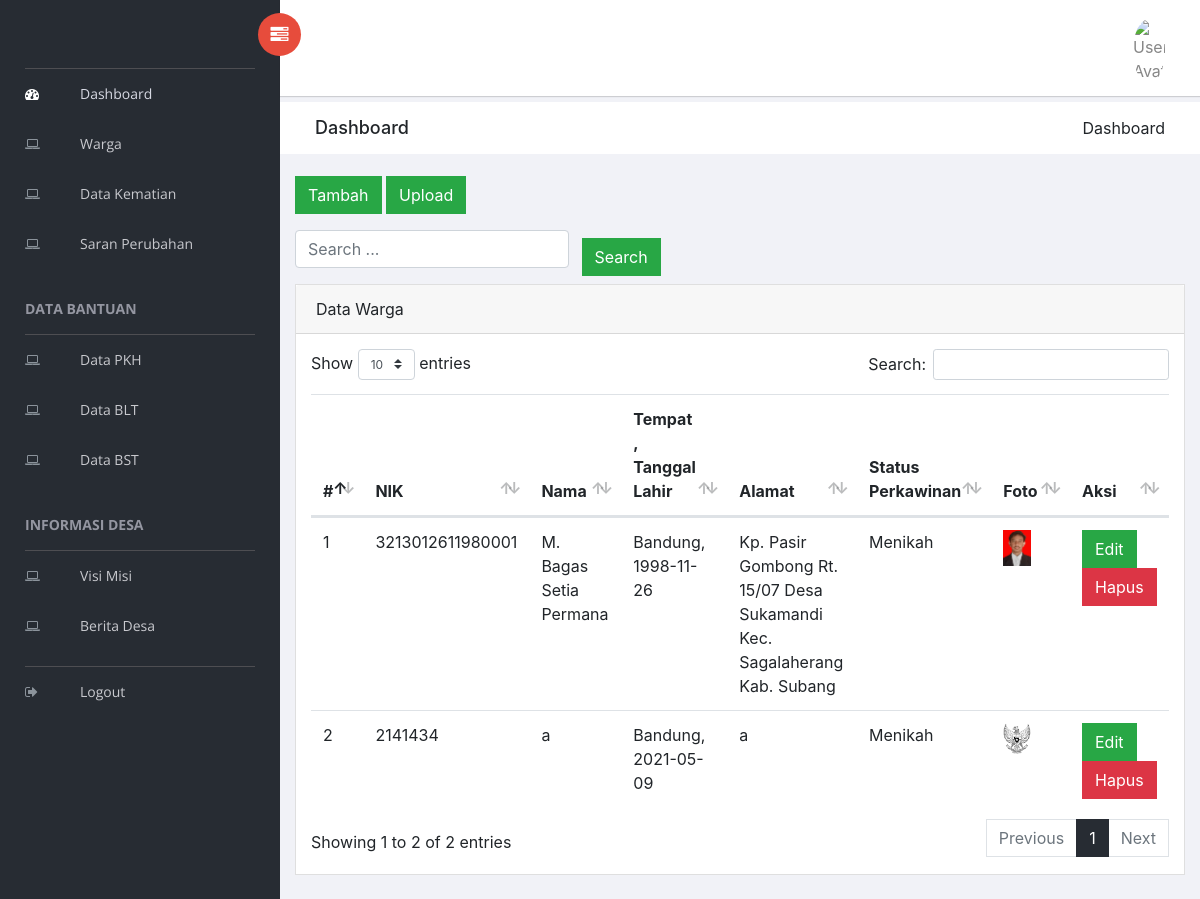
The app's page /admin/warga.html, older data.
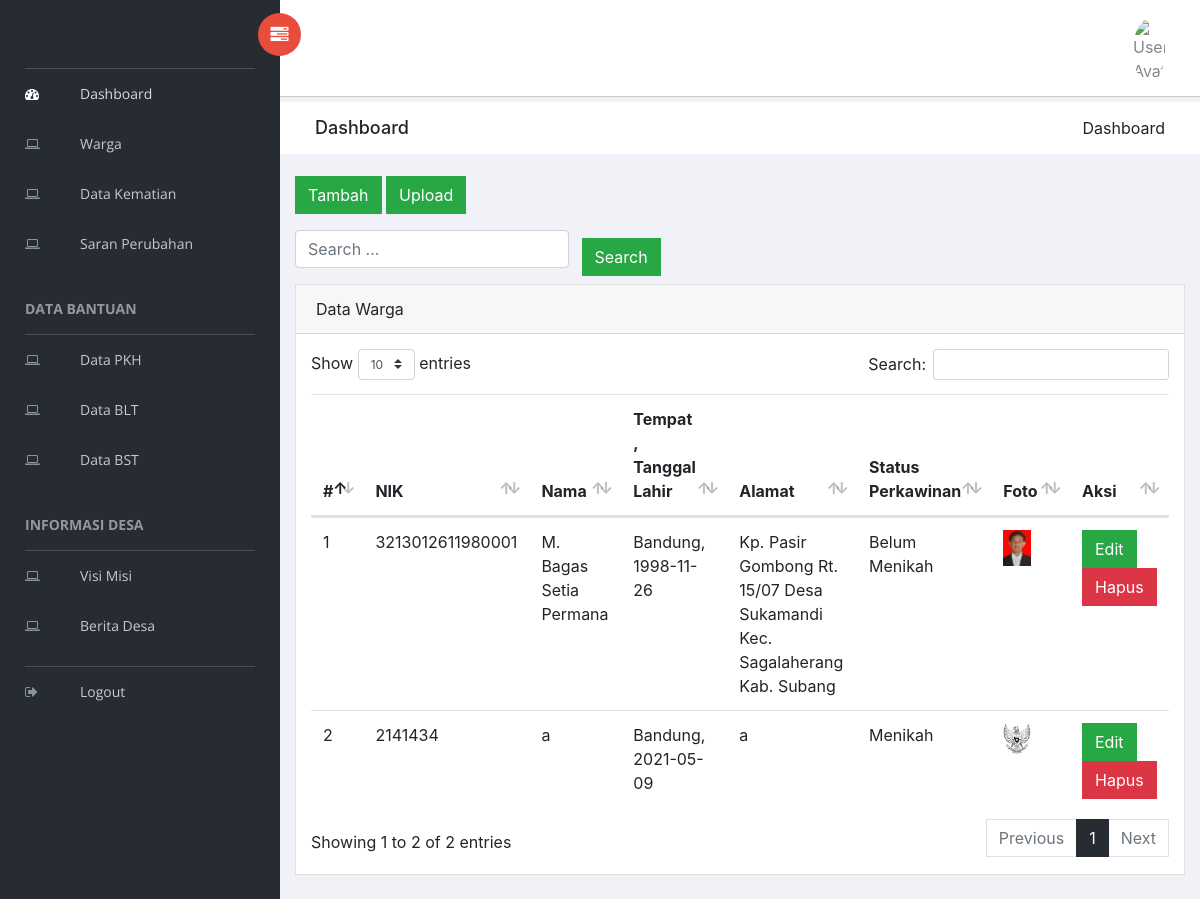
The same page, newer data.
### tables this page shows
CREATE TABLE `warga` (
  `id_warga` int(11) NOT NULL,
  `nik` varchar(191) NOT NULL,
  `nama` varchar(191) NOT NULL,
  `foto` varchar(191) NOT NULL,
  `tempat_lahir` varchar(191) NOT NULL,
  `tanggal_lahir` date NOT NULL,
  `alamat` text NOT NULL,
  `status_perkawinan` enum('menikah','belum_menikah') NOT NULL,
  `status_kematian` enum('0','1') NOT NULL DEFAULT '0',
  `tanggal_kematian` date NOT NULL
);

### application/controllers/Admin/Warga.php (called while the page is built, shortened)
<?php
class Warga extends CI_Controller {
	public function index()
	{
    $data['konten'] = 'admin/warga/index';
    $data['warga']  = $this->WargaModel->getAll();
		$this->load->view('admin/index', $data);
	}
}

### index.php (called while the page is built, shortened)
<?php
require_once BASEPATH.'core/CodeIgniter.php';

### application/models/WargaModel.php (called while the page is built, shortened)
<?php
class WargaModel extends CI_Model {
  public function getAll()
  {
    return $this->db->get('warga')->result_array();
  }
}

### application/views/admin/warga/index.php (the view, shortened to what this page needs)
<a class="btn btn-success mb-3" href="<?= base_url(); ?>admin/warga/tambah.html">Tambah</a>
<button class="btn btn-success mb-3"type="button" data-toggle="modal" data-target="#exampleModal">Upload</button>
<div class="form-inline">
  <form class="search-form" action="<?= base_url(); ?>admin/warga/cari.html" method="get">
    <input class="form-control mr-sm-2 mb-3" type="text" placeholder="Search ..." aria-label="Search" name="nama">
    <button type="submit" class="btn btn-success">Search</button>
  </form>
</div>
<div class="card">
  <div class="card-header">
    Data Warga
  </div>
  <div class="card-body">
    <div class="table-responsive">
      <table class="table" id="bootstrap-data-table-export">
        <thead>
          <tr>
            <th scope="col">#</th>
            <th scope="col">NIK</th>
            <th scope="col">Nama</th>
            <th scope="col">Tempat, Tanggal Lahir</th>
            <th scope="col">Alamat</th>
            <th scope="col">Status Perkawinan</th>
            <th scope="col">Foto</th>
            <th scope="col">Aksi</th>
          </tr>
        </thead>
        <tbody>
          <?php
            $no = 1;
            foreach ($warga as $key) { ?>
              <tr>
                <td><?= $no++; ?></td>
                <td><?= $key['nik']; ?></td>
                <td><?= $key['nama']; ?></td>
                <td><?= $key['tempat_lahir'] . ', ' . $key['tanggal_lahir']; ?></td>
                <td><?= $key['alamat']; ?></td>
                <td>
                  <?php
                    switch ($key['status_perkawinan']) {
                      case 'menikah':
                        echo 'Menikah';
                        break;
                      case 'belum_menikah':
                        echo 'Belum Menikah';
                        break;
                    }
                  ?>
                </td>
                <td><img src="<?= base_url('assets/' . $key['foto']); ?>" alt="" width="50%"></td>
                <td>
                  <a href="<?= base_url('admin/warga/edit/' . $key['id_warga']); ?>" class="btn btn-success">Edit</a>
                  <a href="<?= base_url('admin/warga/hapus/' . $key['id_warga']); ?>" class="btn btn-danger">Hapus</a>
                </td>
              </tr>
            <?php }
          ?>
        </tbody>
      </table>
    </div>
  </div>
</div>

Row changes from the older to the newer data that the page shows:
changed warga "M. Bagas Setia Permana": status_perkawinan "Menikah" → "Belum Menikah"
